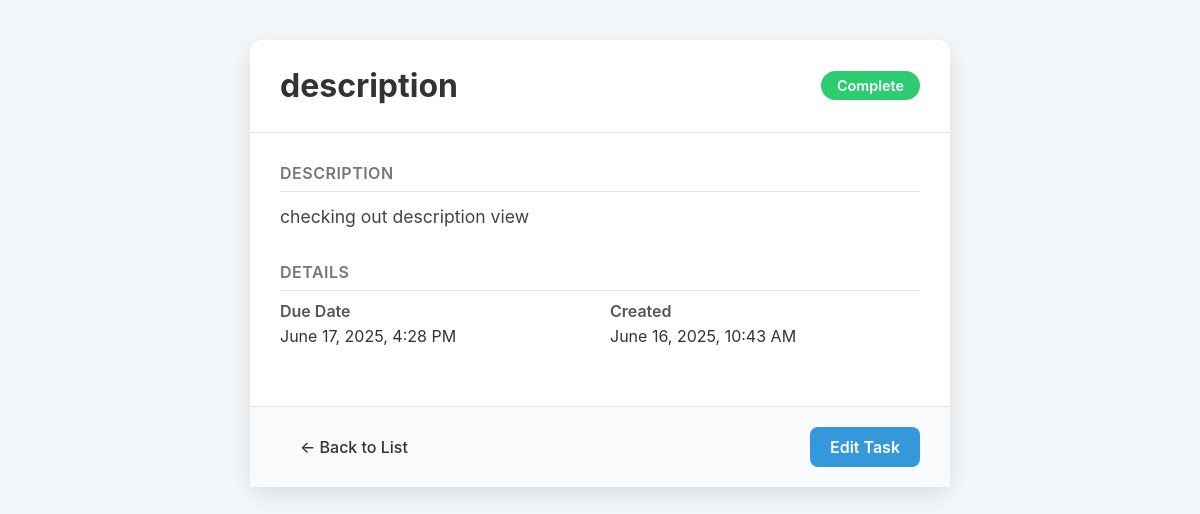
Screenshot of /crud_opp/crud_opp/4/description_view/ with the database file from the repository.
### crud_opp/models.py (models this page shows, shortened)
class Task(models.Model):
    name = models.CharField(max_length=50)
    description = models.TextField()
    created_date = models.DateTimeField(default = timezone.now)
    complete_status = models.BooleanField(default= False)
    due_date = models.DateTimeField()

### crud_opp/views.py (the view)
# urls.py: path('crud_opp/<int:pk>/description_view/', views.description_view, name='description_view'),
def description_view(request, pk):
    task = get_object_or_404(Task, pk= pk)
    return render(request, 'description_view.html', {'task': task})

### crud_opp/templates/description_view.html (shortened to what this page needs)
<!DOCTYPE html>
<html lang="en">
<head>
</head>
<body>
    <div class="detail-container">
        <header class="detail-header">
            <h1>{{ task.name }}</h1>
            {% if task.complete_status %}
                <span class="status-badge status-complete">Complete</span>
            {% else %}
                <span class="status-badge status-pending">Pending</span>
            {% endif %}
        </header>
        <div class="detail-content">
            <div class="detail-section">
                <h2 class="section-title">Description</h2>
                {% if task.description %}
                    <p class="section-text">{{ task.description|linebreaksbr }}</p>
                {% else %}
                    <p class="section-text section-text-empty">No description was provided for this task.</p>
                {% endif %}
            </div>
            <div class="detail-section">
                <h2 class="section-title">Details</h2>
                <div class="metadata-grid">
                    <div class="metadata-item">
                        <span class="metadata-label">Due Date</span>
                        {% load tz %}
                        {% timezone "UTC" %}
                        <span class="metadata-value {% if task.due_date < now and not task.complete_status %}overdue{% endif %}">
                            {{ task.due_date|date:"F j, Y, g:i A" }}
                        </span>
                        {% endtimezone %}
                    </div>
                    <div class="metadata-item">
                        <span class="metadata-label">Created</span>
                        <span class="metadata-value">{{ task.created_date|date:"F j, Y, g:i A" }}</span>
                    </div>
                </div>
            </div>
        </div>
        <footer class="detail-footer">
            <a href="{% url 'read' %}" class="btn btn-secondary">← Back to List</a>
            <a href="{% url 'update' task.pk %}" class="btn btn-primary">Edit Task</a>
        </footer>
    </div>
</body>
</html>

### crud_opp/templates/description_view.html (style rules this page uses)
:root { --primary-color: #3498db; --primary-color-dark: #2980b9; --secondary-color: #7f8c8d; --success-color: #2ecc71; --danger-color: #e74c3c; --background-color: #f4f7f9; --card-background: #ffffff; --text-color: #333; --border-color: #e1e4e8; }
*, *::before, *::after { box-sizing: border-box; margin: 0; padding: 0; }
body { font-family: -apple-system, BlinkMacSystemFont, "Segoe UI", Roboto, Helvetica, Arial, sans-serif; background-color: var(--background-color); color: var(--text-color); padding: 40px 20px; }
.detail-container { max-width: 700px; margin: 0 auto; background-color: var(--card-background); border-radius: 12px; box-shadow: 0 8px 25px rgba(0, 0, 0, 0.1); }
.detail-header { display: flex; justify-content: space-between; align-items: center; padding: 25px 30px; border-bottom: 1px solid var(--border-color); gap: 15px; }
.detail-header h1 { font-size: 2rem; line-height: 1.3; margin: 0; }
.status-badge { padding: 6px 16px; border-radius: 20px; font-size: 0.9rem; font-weight: 600; color: white; white-space: nowrap; flex-shrink: 0; }
.status-complete { background-color: var(--success-color); }
.detail-content { padding: 30px; }
.detail-section { margin-bottom: 30px; }
.section-title { font-size: 1rem; font-weight: 600; color: #777; text-transform: uppercase; letter-spacing: 0.5px; margin-bottom: 10px; border-bottom: 1px solid var(--border-color); padding-bottom: 8px; }
.section-text { font-size: 1.1rem; line-height: 1.7; color: #444; }
.metadata-grid { display: grid; grid-template-columns: repeat(auto-fit, minmax(200px, 1fr)); gap: 20px; }
.metadata-item .metadata-label { font-weight: 600; color: #555; display: block; margin-bottom: 5px; }
.metadata-item .metadata-value { font-size: 1rem; }
.detail-footer { background-color: #f9fafb; padding: 20px 30px; border-top: 1px solid var(--border-color); display: flex; justify-content: space-between; align-items: center; }
.btn { padding: 10px 20px; border-radius: 8px; text-decoration: none; font-weight: 600; border: none; cursor: pointer; transition: all 0.2s ease-in-out; }
.btn-primary { background-color: var(--primary-color); color: white; }
.btn-secondary { color: var(--text-secondary); font-weight: 500; }

### rows the page displays
Task: name "description", description "checking out description view", due_date "June 17, 2025, 4:28 PM", created_date "June 16, 2025, 10:43 AM"
